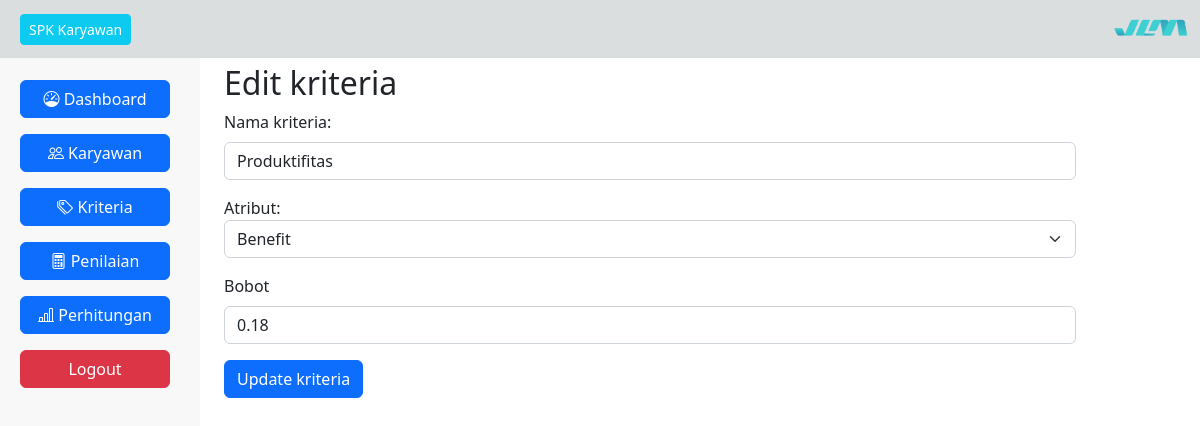
The app's page /page.php?q=kriteriaEdit&id_kriteria=1 (signed in) with its own data.
### tables this page shows
CREATE TABLE `kriteria` (
  `id_kriteria` int(11) NOT NULL,
  `nama_kriteria` varchar(100) NOT NULL,
  `atribut` varchar(100) NOT NULL,
  `bobot` decimal(3,2) NOT NULL
);

### Models/Kriteria.php (called while the page is built, shortened)
<?php
require_once 'Database.php';
class Kriteria
{
    private $db;
    function __construct()
    {
        $database = new Database();
        $this->db = $database->getConnection();
    }
    function edit_data($id_kriteria)
    {
        $data = mysqli_query($this->db, "SELECT * FROM kriteria WHERE id_kriteria='$id_kriteria'");
        $row = mysqli_fetch_all($data, MYSQLI_ASSOC);
        return $row;
    }
}

### Database.php (called while the page is built, shortened)
<?php
class Database
{
    public $host = "localhost";
    public $uname = "root";
    public $pass = "";
    public $db = "penilaian_saw";
    public function getConnection()
    {
        $this->conn = mysqli_connect($this->host, $this->uname, $this->pass);
        mysqli_select_db($this->conn, $this->db);
        return $this->conn;
    }
}

### Forms/kriteriaEdit.php (the view, shortened to what this page needs)
<?php
include 'Models/Kriteria.php';
$db = new Kriteria();
$row = $db->edit_data($_GET['id_kriteria']);
?>
<h2 class="mt-3">Edit kriteria</h2>
<form action="../penilaian/page.php?q=kriteriaAct&aksi=update" method="post">
    <?php
    foreach ($row as $kriteria) {
    ?>
        <div class="mb-3">
            <label for="nama_kriteria" class="form-label">Nama kriteria:</label>
            <input type="text" class="form-control" name="nama_kriteria" value="<?php echo $kriteria['nama_kriteria']; ?>">
        </div>
        <div class="mb-3">
            <label for='atribut'>Atribut:</label>
            <select name='atribut' class='form-select'>
                <option value='benefit' <?php echo ($kriteria['atribut'] == 'benefit') ? 'selected' : ''; ?>>Benefit</option>
            </select>
        </div>
        <div class="mb-3">
            <label for="bobot" class="form-label">Bobot</label>
            <input type="number" step="0.01" class="form-control" name="bobot" value="<?php echo $kriteria['bobot']; ?>">
        </div>
    <?php
    }
    ?>
    <button type="submit" name="edit" class="btn btn-primary">Update kriteria</button>
</form>

### records on screen
kriteria: nama_kriteria "Produktifitas", atribut "Benefit", bobot "0.18"
